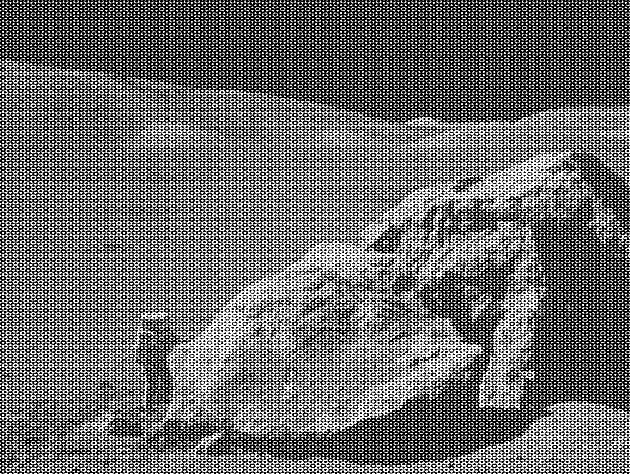
#> input picture 17. FFT (Space)/space.tif, 630 x 474 px
$ python idealBandReject.py
#> lines starting #> are read from the running program, lines starting #| are printed output that depends on the picture; after the words box and inside, x2 and y2 are one past the last pixel; in counts of white or black regions, pixels touching at a corner belong together
import cv2
import numpy as np
from matplotlib import pyplot as plt

img = cv2.imread('space.tif', 0)
#> img is the input picture: shape (474, 630); min 0, max 255, mean 108.1
f = np.fft.fft2(img)
f2 = np.fft.fftshift(f)
#f3 = 0.5 * np.log(1+np.abs(f2))
#plt.imshow(f3, cmap="gray")
#plt.show()

m, n = img.shape
#> m = 474; n = 630
p, q = np.meshgrid(np.arange(-np.floor(m/2), np.floor(m/2)), np.arange(-np.floor(n/2), np.floor(n/2)))
D = np.sqrt(p**2 + q**2)
d = 20
w = 180
C1 = D<(d-(w/2))
C2 = D>(d+(w/2))
C = np.logical_or(C1, C2)
#> C1: shape (630, 474) bool; every value is 0
hp = f2 * np.transpose(C)
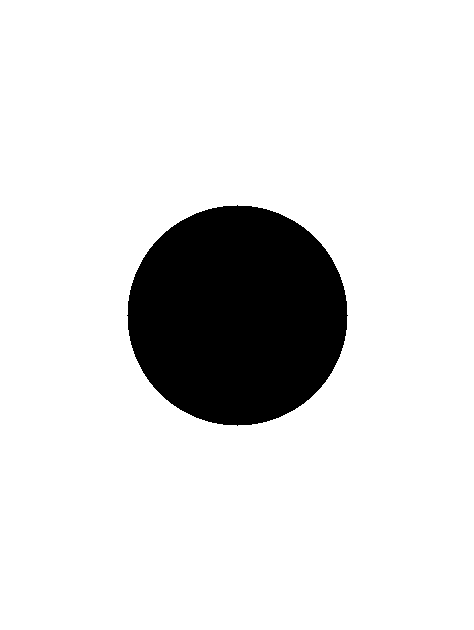
#> C: shape (630, 474) bool; 87.3% white; 1 black region, box (x1, y1, x2, y2) and area: (127, 205, 348, 426) 37981

i = np.fft.ifftshift(hp)
i2 = np.fft.ifft2(i)
i2 = np.abs(i2)
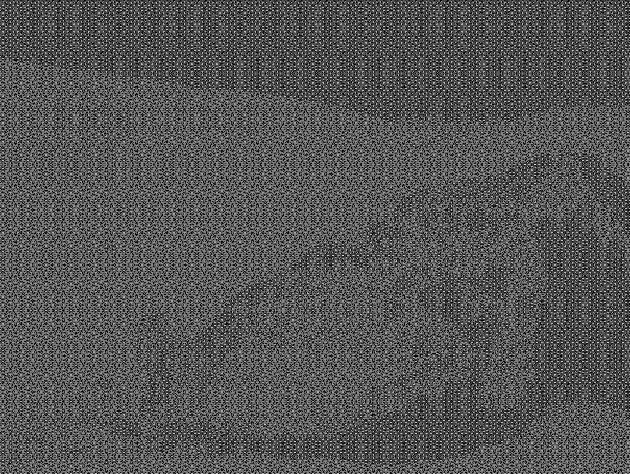
#> i2: shape (474, 630) float64; min 7.17e-05, max 234.4, mean 85.8
m = np.max(i2)
#> m = 234.4
i2 = i2/m
plt.imshow(i2, cmap="gray")
plt.show()
